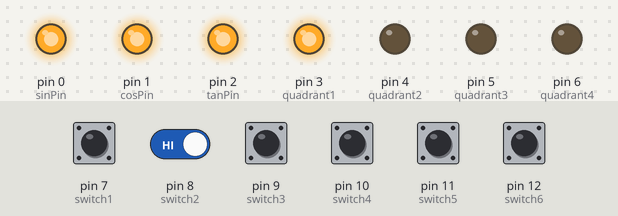
The sketch below on a simulated Arduino Uno, built with avr-gcc and run on an emulated ATmega328P. On the bench: output pins drawn as LEDs (lit = HIGH). The test bench sets the inputs (shaded band); at power-on: pin 7 (switch1), pin 8 (switch2), pin 9 (switch3), pin 10 (switch4), pin 11 (switch5), pin 12 (switch6) HIGH.

Above: at 1.2 s.
1.3 s: pin 11 (switch5) pulled LOW for 0.15 s
At 1.37 s:
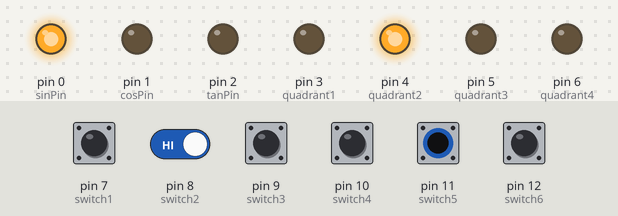
2.9 s: pin 12 (switch6) pulled LOW for 0.15 s
At 2.97 s:
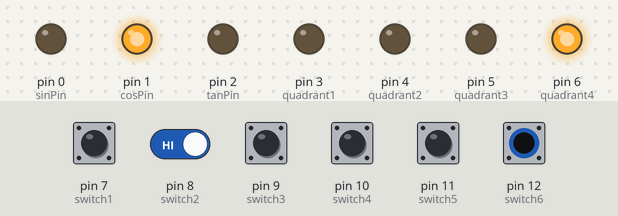
4.5 s: pin 8 (switch2) driven LOW and pin 11 (switch5) driven LOW
At 5.7 s:
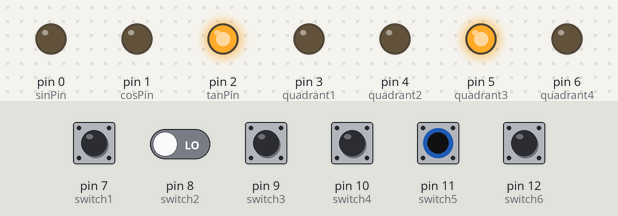
6.0 s: pin 8 (switch2) driven HIGH
At 7.0 s:
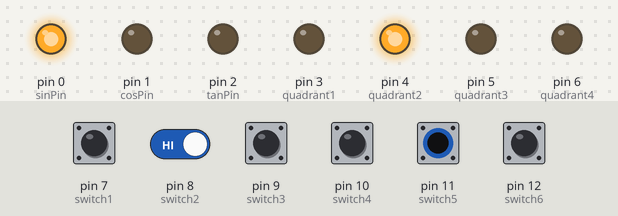
7.5 s: pin 8 (switch2) driven LOW
At 8.2 s:
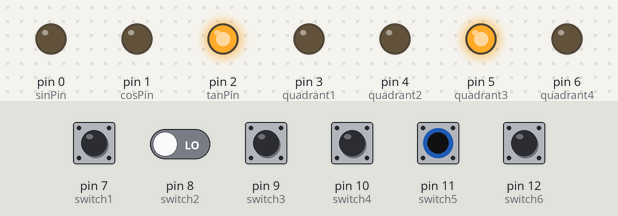
Timing chart, 0 to 10.0 s (numbered marks = the images above; inputs shaded):
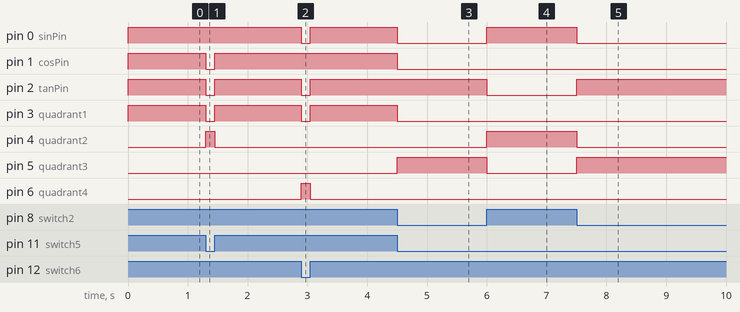

The sketch:

trig_quadrant_visual_led.ino
```cpp
int sinPin = 0;
int cosPin = 1;
int tanPin = 2;

int quadrant1 = 3;
int quadrant2 = 4;
int quadrant3 = 5;
int quadrant4 = 6;

int switch1 = 7;
int switch2 = 8;
int switch3 = 9;
int switch4 = 10;
int switch5 = 11;
int switch6 = 12;

void setup() {
  pinMode(sinPin, OUTPUT);
  pinMode(cosPin, OUTPUT);
  pinMode(tanPin, OUTPUT);

  pinMode(quadrant1, OUTPUT);
  pinMode(quadrant2, OUTPUT);
  pinMode(quadrant3, OUTPUT);
  pinMode(quadrant4, OUTPUT);

  pinMode(switch1, INPUT_PULLUP);
  pinMode(switch2, INPUT_PULLUP);
  pinMode(switch3, INPUT_PULLUP);
  pinMode(switch4, INPUT_PULLUP);
  pinMode(switch5, INPUT_PULLUP);
  pinMode(switch6, INPUT_PULLUP);

  digitalWrite(sinPin, LOW);
  digitalWrite(cosPin, LOW);
  digitalWrite(tanPin, LOW);
  digitalWrite(quadrant1, LOW);
  digitalWrite(quadrant2, LOW);
  digitalWrite(quadrant3, LOW);
  digitalWrite(quadrant4, LOW);
}


int switchValues[6] = {10, 20, 40, 80, 160, 320};

int readAngle() {
  int angle = 0;
  for(int i=0; i<6; i++){
    if(digitalRead(switch1 + i) == LOW) {
      angle += switchValues[i];
    }
  }
  angle = angle % 360;
  return angle;
}

void setQuadrants(int angle) {
  digitalWrite(quadrant1, angle >= 0 && angle < 90 ? HIGH : LOW);
  digitalWrite(quadrant2, angle >= 90 && angle < 180 ? HIGH : LOW);
  digitalWrite(quadrant3, angle >= 180 && angle < 270 ? HIGH : LOW);
  digitalWrite(quadrant4, angle >= 270 && angle < 360 ? HIGH : LOW);
}

void setTrigSigns(int angle) {
  digitalWrite(sinPin, (angle >= 0 && angle < 180) ? HIGH : LOW);
  digitalWrite(cosPin, (angle < 90 || (angle >= 270 && angle < 360)) ? HIGH : LOW);
  digitalWrite(tanPin, ((angle >=0 && angle < 90) || (angle >=180 && angle <270)) ? HIGH : LOW);
}

void loop() {
  int angle = readAngle();
  setQuadrants(angle);
  setTrigSigns(angle);
}
```

Measured:
- after the input at 1.3 s, pin 1 (cosPin), pin 2 (tanPin), pin 3 (quadrant1): HIGH → LOW at once, → HIGH 0.15 s later; pin 4 (quadrant2): LOW → HIGH at once, → LOW 0.15 s later
- after the input at 2.9 s, pin 0 (sinPin), pin 2 (tanPin), pin 3 (quadrant1): HIGH → LOW at once, → HIGH 0.15 s later; pin 6 (quadrant4): LOW → HIGH at once, → LOW 0.15 s later
- after the input at 4.5 s, pin 0 (sinPin), pin 1 (cosPin), pin 3 (quadrant1): HIGH → LOW at once; pin 5 (quadrant3): LOW → HIGH at once
- after the input at 6.0 s, pin 0 (sinPin), pin 4 (quadrant2): LOW → HIGH at once; pin 2 (tanPin), pin 5 (quadrant3): HIGH → LOW at once
- after the input at 7.5 s, pin 0 (sinPin), pin 4 (quadrant2): HIGH → LOW at once; pin 2 (tanPin), pin 5 (quadrant3): LOW → HIGH at once
